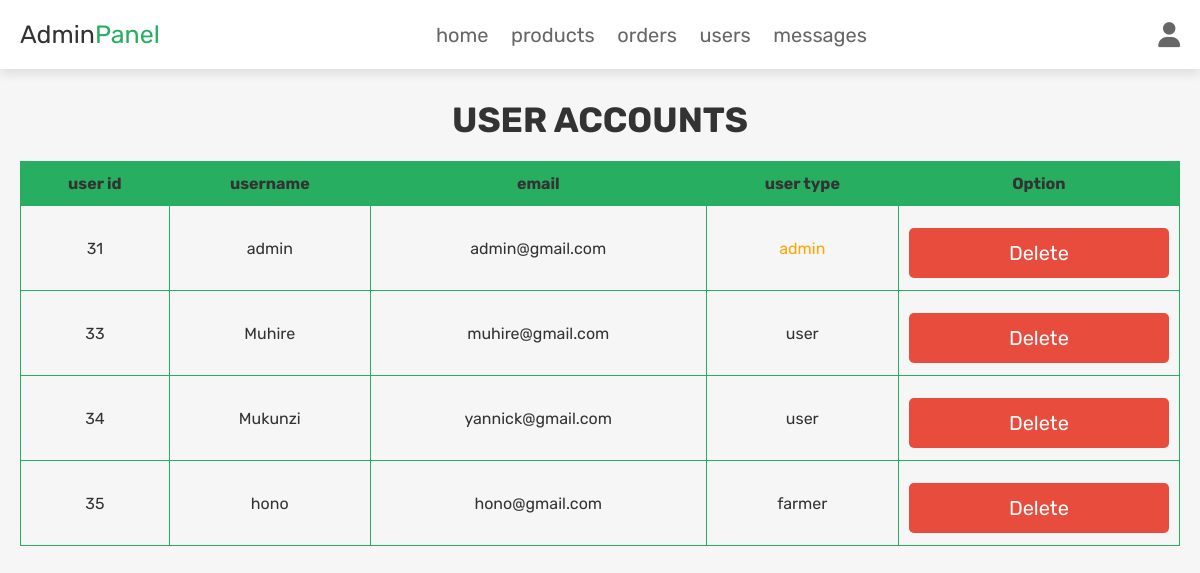
Page /admin_users.php (signed in) on the committed database.
### tables this page shows
CREATE TABLE `users` (
  `id` int(100) NOT NULL,
  `name` varchar(100) NOT NULL,
  `email` varchar(100) NOT NULL,
  `password` varchar(100) NOT NULL,
  `user_type` varchar(20) NOT NULL DEFAULT 'user',
  `image` varchar(100) NOT NULL
);

### admin_users.php (the view, shortened to what this page needs)
<?php
@include 'config.php';
$admin_id = $_SESSION['admin_id'];
?>
<!DOCTYPE html>
<html lang="en">
<head>
   <link rel="stylesheet" href="https://cdnjs.cloudflare.com/ajax/libs/font-awesome/6.1.1/css/all.min.css">
   <link rel="stylesheet" href="css/admin_style.css">
</head>
<body>
<?php include 'admin_header.php'; ?>
<section class="user-accounts">
   <h1 class="title">user accounts</h1>
   <table class="table">
     <thead>
     	<tr>
     	 <th>user id</th>
     	 <th>username</th>
     	 <th>email</th>
     	 <th>user type</th>
     	 <th>Option</th>
            </tr>
         </thead>
      <?php
         $select_users = $conn->prepare("SELECT * FROM `users`");
         $select_users->execute();
         while($fetch_users = $select_users->fetch(PDO::FETCH_ASSOC)){
      ?>
         <tbody style="<?php if($fetch_users['id'] == $admin_id){ echo 'display:none'; }; ?>">
     	      <tr>
               <td data-label="user id"><?= $fetch_users['id']; ?></td>
               <td data-label="username"><?= $fetch_users['name']; ?></td>
               <td data-label="email"><?= $fetch_users['email']; ?></td>
               <td data-label="user type"><span style=" color:<?php if($fetch_users['user_type'] == 'admin'){ echo 'orange'; }; ?>"><?= $fetch_users['user_type']; ?></span></td>
               <td data-label="option"><a href="admin_users.php?delete=<?= $fetch_users['id']; ?>" onclick="return confirm('delete this user?');" class="delete-btn">delete</a></td>
            </tr>
         </tbody>
      <?php
      }
      ?>
 </table>
</section>
</body>
</html>

### css/components.css (style rules this page uses)
:root { --green:#27ae60; --orange:#f39c12; --red:#e74c3c; --black:#333; --light-color:#666; --white:#fff; --light-bg:#f6f6f6; --box-shadow:0 .5rem 1rem rgba(0,0,0,.1); }
* { font-family: 'Rubik', sans-serif; margin:0; padding:0; box-sizing: border-box; outline: none; border:none; text-decoration: none; color:var(--black); }
body { background-color: var(--light-bg); }
html { font-size: 62.5%; overflow-x: hidden; scroll-behavior: smooth; scroll-padding-top: 6.5rem; }
section { padding:3rem 2rem; max-width: 1200px; margin:0 auto; }
.btn, .delete-btn, .option-btn { display: block; width: 100%; margin-top: 1rem; border-radius: .5rem; color:var(--white); font-size: 2rem; padding:1.3rem 3rem; text-transform: capitalize; cursor: pointer; text-align: center; }
.delete-btn { background-color: var(--red); }
.title { text-align: center; margin-bottom: 2rem; text-transform: uppercase; color:var(--black); font-size: 3.5rem; }
.table { width: 100%; border-collapse: collapse; }
.table td,.table th { padding:12px 10px; border:1px solid var(--green); text-align: center; font-size:16px; }
.table th { background-color: var(--green); color:var(--black); }

### rows in the picture
users: id "31", name "admin", email "admin@gmail.com", user_type "admin"
users: id "33", name "Muhire", email "muhire@gmail.com", user_type "user"
users: id "34", name "Mukunzi", email "yannick@gmail.com", user_type "user"
users: id "35", name "hono", email "hono@gmail.com", user_type "farmer"
